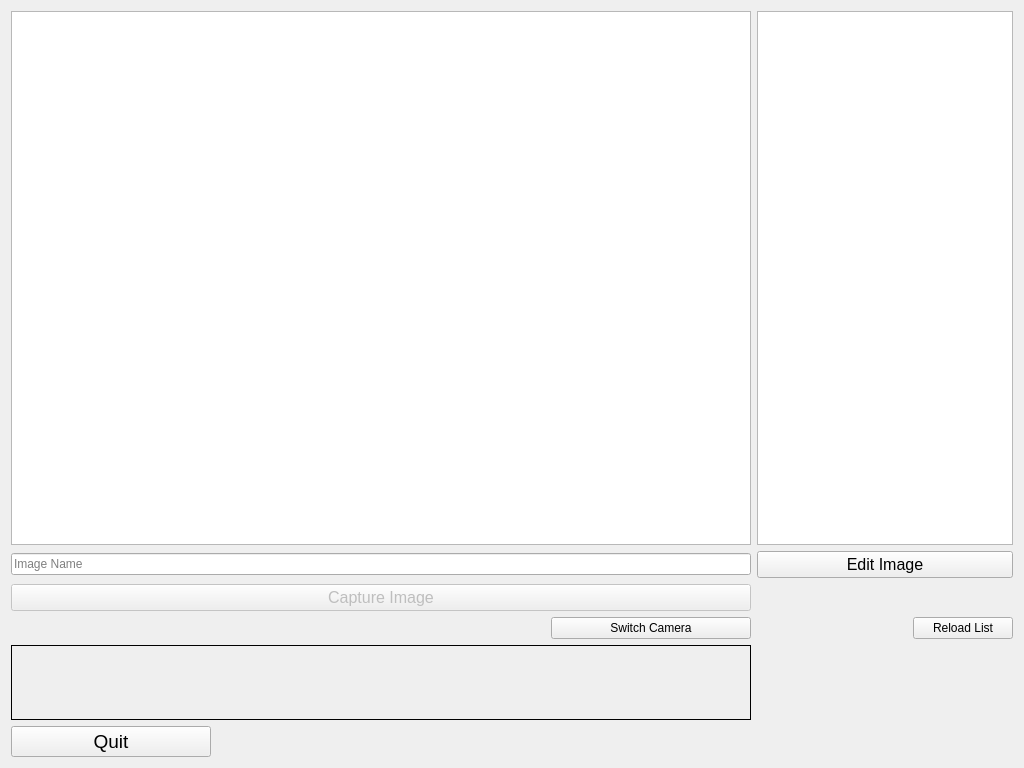
<?xml version="1.0" encoding="UTF-8"?>
<ui version="4.0">
 <class>Dialog</class>
 <widget class="QDialog" name="Dialog">
  <property name="geometry">
   <rect>
    <x>0</x>
    <y>0</y>
    <width>1024</width>
    <height>768</height>
   </rect>
  </property>
  <property name="windowTitle">
   <string>Dialog</string>
  </property>
  <layout class="QGridLayout" name="gridLayout" columnstretch="3,0">
   <item row="2" column="0">
    <widget class="QPushButton" name="buttonCaptureImage">
     <property name="enabled">
      <bool>false</bool>
     </property>
     <property name="font">
      <font>
       <pointsize>12</pointsize>
      </font>
     </property>
     <property name="text">
      <string>Capture Image</string>
     </property>
    </widget>
   </item>
   <item row="3" column="1">
    <widget class="QPushButton" name="buttonReloadList">
     <property name="maximumSize">
      <size>
       <width>100</width>
       <height>16777215</height>
      </size>
     </property>
     <property name="layoutDirection">
      <enum>Qt::LayoutDirection::RightToLeft</enum>
     </property>
     <property name="text">
      <string>Reload List</string>
     </property>
    </widget>
   </item>
   <item row="0" column="1">
    <widget class="QListView" name="listImages"/>
   </item>
   <item row="1" column="0">
    <widget class="QLineEdit" name="lineeditImageName">
     <property name="placeholderText">
      <string>Image Name</string>
     </property>
    </widget>
   </item>
   <item row="5" column="0">
    <widget class="QPushButton" name="buttonQuit">
     <property name="maximumSize">
      <size>
       <width>200</width>
       <height>16777215</height>
      </size>
     </property>
     <property name="font">
      <font>
       <pointsize>14</pointsize>
      </font>
     </property>
     <property name="text">
      <string>Quit</string>
     </property>
    </widget>
   </item>
   <item row="0" column="0">
    <widget class="QGraphicsView" name="canvasCamera"/>
   </item>
   <item row="3" column="0">
    <widget class="QPushButton" name="buttonSwitchCamera">
     <property name="maximumSize">
      <size>
       <width>200</width>
       <height>16777215</height>
      </size>
     </property>
     <property name="font">
      <font>
       <pointsize>9</pointsize>
      </font>
     </property>
     <property name="layoutDirection">
      <enum>Qt::LayoutDirection::RightToLeft</enum>
     </property>
     <property name="text">
      <string>Switch Camera</string>
     </property>
    </widget>
   </item>
   <item row="1" column="1">
    <widget class="QPushButton" name="buttonEditImage">
     <property name="font">
      <font>
       <pointsize>12</pointsize>
      </font>
     </property>
     <property name="text">
      <string>Edit Image</string>
     </property>
    </widget>
   </item>
   <item row="4" column="0">
    <widget class="QLabel" name="labelConsole">
     <property name="minimumSize">
      <size>
       <width>0</width>
       <height>75</height>
      </size>
     </property>
     <property name="frameShape">
      <enum>QFrame::Shape::Box</enum>
     </property>
     <property name="frameShadow">
      <enum>QFrame::Shadow::Plain</enum>
     </property>
     <property name="text">
      <string/>
     </property>
    </widget>
   </item>
  </layout>
 </widget>
 <resources/>
 <connections/>
</ui>
